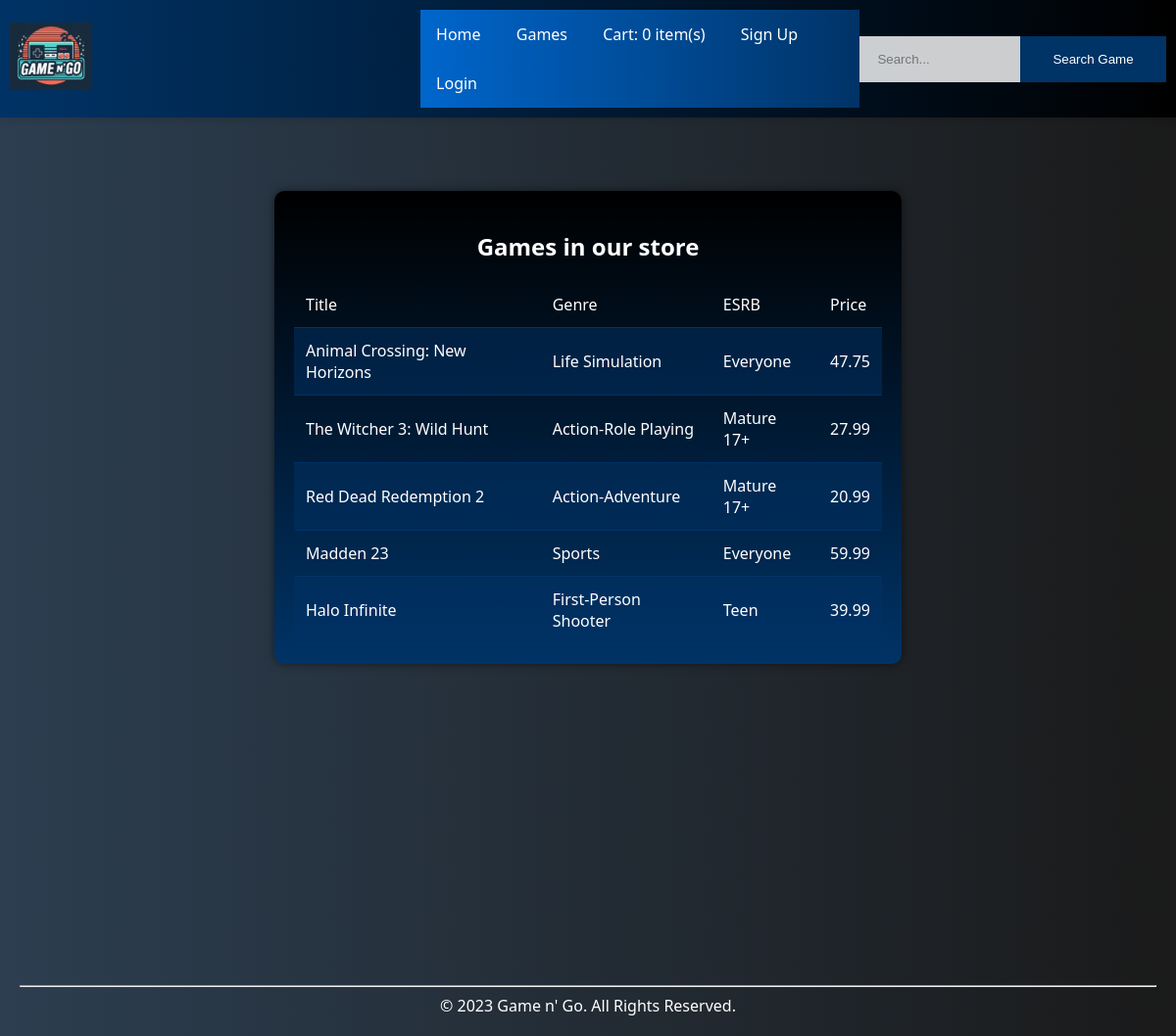
Screenshot of /I210ProjectGitHub/listgames.php with the database file from the repository.
### tables this page shows
CREATE TABLE `games` (
  `id` int(11) NOT NULL,
  `title` varchar(50) NOT NULL,
  `genre` varchar(50) NOT NULL,
  `developer` varchar(50) NOT NULL,
  `publisher` varchar(50) NOT NULL,
  `rating` float NOT NULL,
  `esrb` varchar(50) NOT NULL,
  `image` varchar(100) NOT NULL,
  `release_date` date NOT NULL,
  `price` float NOT NULL,
  `description` varchar(5000) NOT NULL
);

### I210ProjectGitHub/includes/database.inc.php (called while the page is built, shortened)
<?php
$connection = null;
$tableGames = 'games';
function runQuery($sql_statement)
{
    global $connection;
    $result = @$connection->query($sql_statement);
    return $result;
}
function fetchData($queryResult)
{
    $rows = [];
    while ($row = $queryResult->fetch_assoc()) {
        $rows[] = $row;
    }
    return $rows;
}

### I210ProjectGitHub/listgames.php (the view, shortened to what this page needs)
<?php
require 'header.php';
$query = runQuery("SELECT * FROM $tableGames");
$rows = fetchData($query);
?>
    <section>
        <div class="container">
        <h2>Games in our store</h2>
            <table>
                <tr>
                    <td>Title</td>
                    <td>Genre</td>
                    <td>ESRB</td>
                    <td>Price</td>
                </tr>
                <?php foreach ($rows as $row) { ?>
                    <tr>
                        <td><a href="gamedetails.php?id=<?= $row['id'] ?>"><?= $row['title'] ?></a></td>
                        <td><?= $row['genre'] ?></td>
                        <td><?= $row['esrb'] ?></td>
                        <td><?= $row['price'] ?></td>
                    </tr>
                <?php } ?>
            </table>
        </div>
    </section>
<?php
include 'footer.php';

### I210ProjectGitHub/header.php (shortened to what this page needs)
<?php
require("includes/database.inc.php");
$count = 0;
?>
<!DOCTYPE HTML>
<html lang="en">
<head>
    <link rel="stylesheet" type="text/css" href="www/css/main.css"/>
</head>
<body>
    <nav>
        <div class="header">
            <div class="logo">
                <a href="index.php"><img src="www/img/logo.png" alt="Logo"></a>
            </div>
            <div class="nav">
                <ul>
                    <li><a href="index.php">Home</a></li>
                    <li><a href="listgames.php">Games</a></li>
                    <li><a href="showcart.php">Cart: <?= $count ?> item(s)</a></li>
                    <?php
                    if (!$_SESSION['login_status']) {
                            echo "<li><a href='signup.php'>Sign Up</a></li>";
                            echo "<li><a href='login.php'>Login</a></li>";
                    }
                    ?>
                </ul>
            </div>
            <div class="search">
                <form action="searchresults.php" method="get">
                    <input type="text" name="q" placeholder="Search..." required>
                    <input type="submit" name="Submit" id="Submit" value="Search Game">
                </form>
            </div>
        </div>
    </nav>

### I210ProjectGitHub/footer.php
    </body>
<footer>
    <hr/>
    &copy <?php echo date("Y") ?> Game n' Go. All Rights Reserved.
</footer>
</html>

### I210ProjectGitHub/www/css/main.css (style rules this page uses)
body { font-family: 'Segoe UI', Tahoma, Geneva, Verdana, sans-serif; margin: 0; padding: 0; background: linear-gradient(to right, #2c3e50, #1a1a1a); color: #fff; }
.container { max-width: 1200px; margin: 0 auto; }
.header { display: flex; justify-content: space-between; align-items: center; background: linear-gradient(to right, #003366, #000000); padding: 10px; box-shadow: 0 0 10px rgba(0, 0, 0, 0.2); }
.logo a { display: inline-block; }
.logo img { max-width: 20%; height: auto; transition: transform 0.3s, filter 0.3s; }
.search form { display: flex; align-items: center; }
.search input[type="text"] { border: none; padding: 16px 18px; background-color: rgba(255, 255, 255, 0.8); margin-right: 0; transition: background-color 0.3s; color: #333; width: 100%; }
.search input[type="submit"] { border: none; padding: 16px 18px; background-color: #003366FF; color: #fff; cursor: pointer; transition: background-color 0.3s; width: 100%; }
.nav { background: linear-gradient(to right, #0066cc, #003366); margin-left: auto; }
.nav ul { list-style-type: none; margin: 0; padding: 0; overflow: hidden; }
.nav li { display: inline-block; }
.nav a { display: block; color: #fff; text-align: center; padding: 14px 16px; text-decoration: none; transition: background-color 0.3s, color 0.3s; }
h2 { text-align: center; }
footer { text-align: center; padding: 20px; color: #fff; margin-top: 300px; }
.container { max-width: 600px; padding: 20px; background: linear-gradient(to bottom, black, #003366); border-radius: 10px; box-shadow: 0 0 10px rgba(0, 0, 0, 0.5); margin-right: auto; margin-top: 75px; }
table { width: 100%; border-collapse: collapse; margin-top: 20px; }
th, td { padding: 12px; text-align: left; border-bottom: 1px solid #003366; }
tr:nth-child(even) { background-color: rgba(0, 51, 102, 0.5); }
a { color: #fff; text-decoration: none; }

### rows the page displays
games: title "Animal Crossing: New Horizons", genre "Life Simulation", esrb "Everyone", price "47.75"
games: title "The Witcher 3: Wild Hunt", genre "Action-Role Playing", esrb "Mature 17+", price "27.99"
games: title "Red Dead Redemption 2", genre "Action-Adventure", esrb "Mature 17+", price "20.99"
games: title "Madden 23", genre "Sports", esrb "Everyone", price "59.99"
games: title "Halo Infinite", genre "First-Person Shooter", esrb "Teen", price "39.99"

### other values shown
$count "0"
